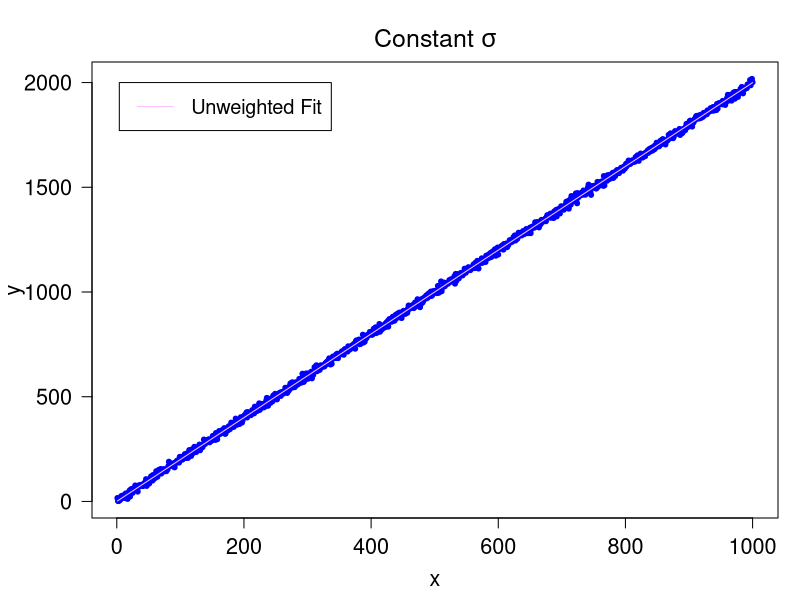
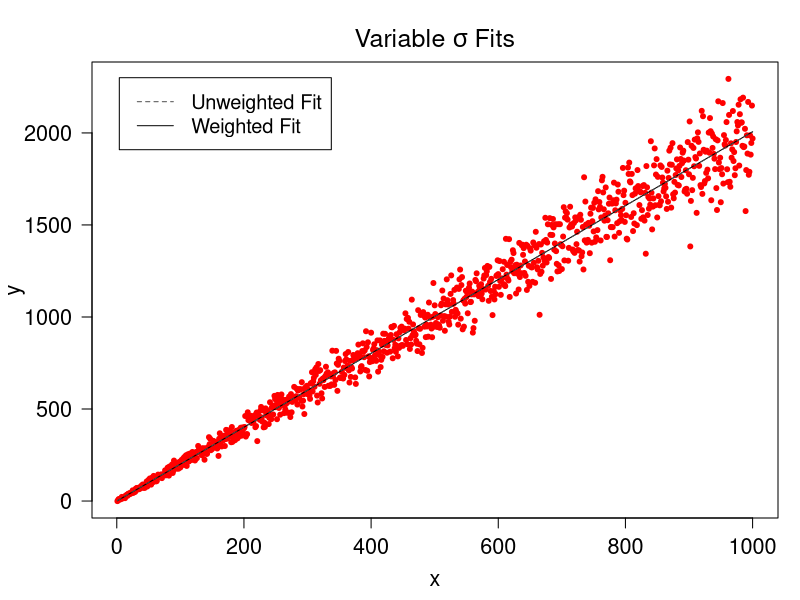
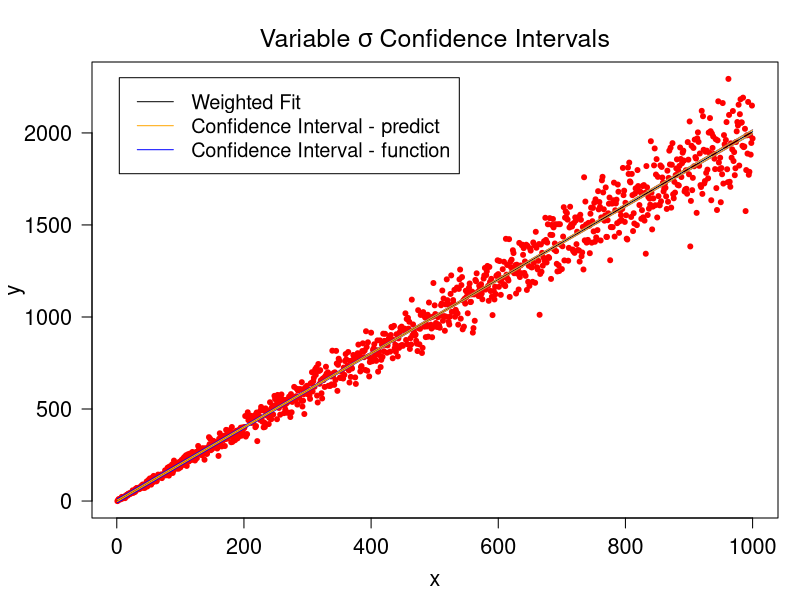
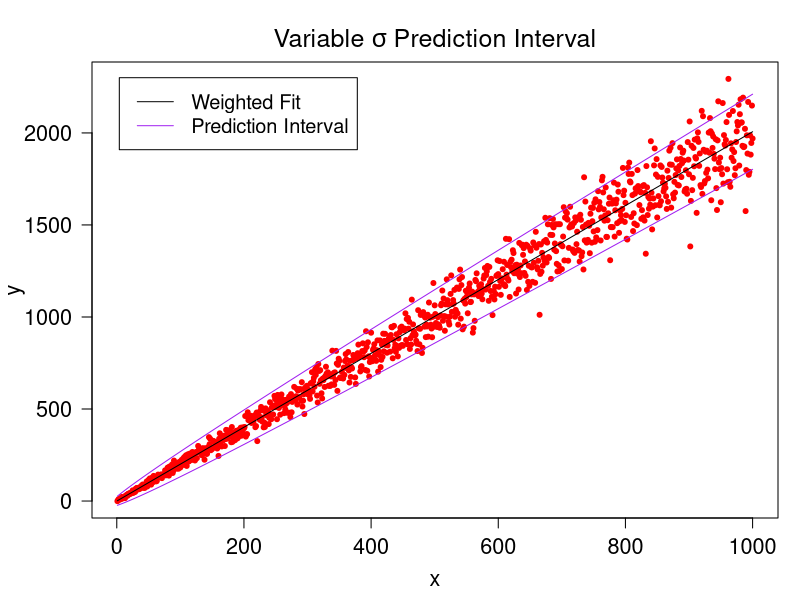
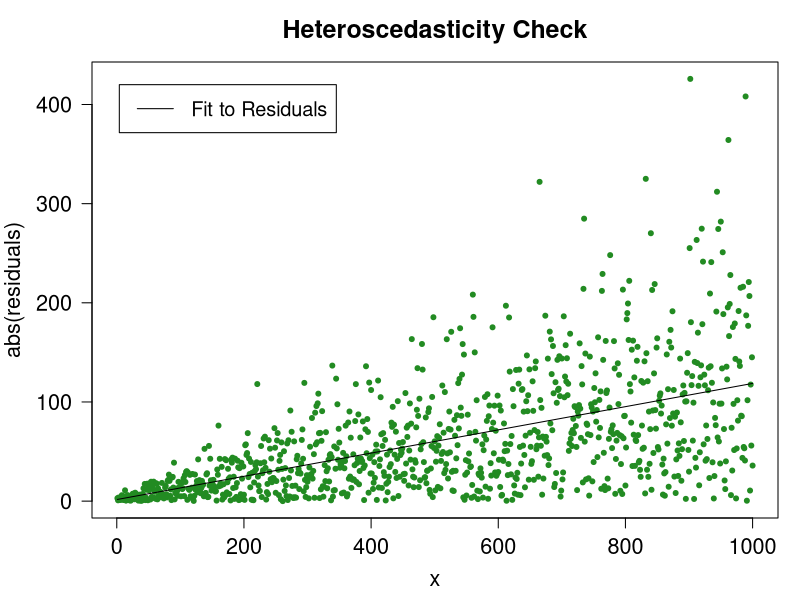

Write the R code that produced these figures, in order.
library(knitr)
library(MASS)
library(car)

set.seed(68)

m = 2
l = 1000
sig = 10
min_sig = 2
max_sig = 150
var_sig = seq(min_sig,max_sig,length.out = l)

x = seq(1,l)
y = rnorm(l,m*x,sig)
yvar = rnorm(l,m*x,var_sig)

data = data.frame(x,y)
datavar = data.frame(x,yvar)

reg = lm(y ~ x,data)
regvar = lm(yvar ~ x,datavar)

yfit = reg$coefficients[2]*x + reg$coefficients[1]
yfitvar = regvar$coefficients[2]*x + regvar$coefficients[1]

datares = data.frame(x,abs(regvar$residuals))
resreg = lm(abs(regvar$residuals) ~ x,datares)
yfitres = resreg$coefficients[2]*x + resreg$coefficients[1]
w = 1/yfitres

weightreg = lm(yvar ~ x,datavar,weights=w)
weightfit = weightreg$coefficients[2]*x + weightreg$coefficients[1]

regCI <- function(x,y,yfit,alpha) {
  n = length(y)
  
  tcrit <- qt(1-(alpha/2), n - 2)
  
  se = sqrt(sum((y - yfit)^2)/(n-2)) * sqrt(1/n + (x-mean(x))^2 / sum((x-mean(x))^2))
  
  slopeup = yfit + tcrit*se
  slopelow = yfit - tcrit*se
  
  bands = data.frame(cbind(slopelow,slopeup))
  colnames(bands) <- c('Lower Confidence Band', 'Upper Confidence Band')
  
  return(bands)
}

predconf = predict.lm(weightreg,data.frame(x),interval='confidence',weights=w)
predpred = predict.lm(weightreg,data.frame(x),interval='prediction',weights=w)

bands = regCI(x,yvar,weightfit,0.05)

########## PLOTS ##########
### constant sigma
pdf('plots/constsigma_1000.pdf',width=8,height=8)
par(cex.lab=1.3,cex.main=1.5,cex.axis=1.3,family="Helvetica",mar=c(4,4.5,3,1)+0.1)
plot(x,y,pch=20,col='blue',las=1,main='',xlab='',ylab='')
lines(x,yfit,col='plum1')
title(main=expression(paste('Constant ',sigma)),line=1.2)
title(ylab='y',line=3.4)
title(xlab='x',line=2.6)
legend(4,2000, legend="Unweighted Fit", col="plum1", lty="solid", cex=1.2)
dev.off()

### variable sigma
# fits
pdf('plots/varsigma_fits_1000.pdf',width=8,height=8)
par(cex.lab=1.3,cex.main=1.5,cex.axis=1.3,family="Helvetica",mar=c(4,4.5,3,1)+0.1)
plot(x,yvar,pch=20,col='red',las=1,main='',xlab='',ylab='')
lines(x,weightfit)
lines(x,yfitvar,col='gray30',lty='dashed')
title(main=expression(paste('Variable ',sigma,' Fits')),line=1.2)
title(ylab='y',line=3.4)
title(xlab='x',line=2.6)
legend(4,2300, legend=c("Unweighted Fit","Weighted Fit"), col=c("gray30","black"), lty=c("dashed","solid"), cex=1.2)
dev.off()

# confidence
pdf('plots/varsigma_conf_1000.pdf',width=8,height=8)
par(cex.lab=1.3,cex.main=1.5,cex.axis=1.3,family="Helvetica",mar=c(4,4.5,3,1)+0.1)
plot(x,yvar,pch=20,col='red',las=1,main='',xlab='',ylab='')
lines(x,weightfit)
lines(bands[1], col='blue')
lines(bands[2], col='blue')
lines(predconf[,3], col='orange')
lines(predconf[,2], col='orange')
title(main=expression(paste('Variable ',sigma,' Confidence Intervals')),line=1.2)
title(ylab='y',line=3.4)
title(xlab='x',line=2.6)
legend(4,2300, legend=c("Weighted Fit","Confidence Interval - predict","Confidence Interval - function"), 
       col=c("black","orange","blue"), lty=c("solid","solid","solid"), cex=1.2)
dev.off()

# prediction
pdf('plots/varsigma_pred_1000.pdf',width=8,height=8)
par(cex.lab=1.3,cex.main=1.5,cex.axis=1.3,family="Helvetica",mar=c(4,4.5,3,1)+0.1)
plot(x,yvar,pch=20,col='red',las=1,main='',xlab='',ylab='')
lines(x,weightfit)
lines(predpred[,3], col='purple')
lines(predpred[,2], col='purple')
title(main=expression(paste('Variable ',sigma,' Prediction Interval')),line=1.2)
title(ylab='y',line=3.4)
title(xlab='x',line=2.6)
legend(4,2300, legend=c("Weighted Fit","Prediction Interval"), col=c("black","purple"), lty=c("solid","solid"), cex=1.2)
dev.off()

### residuals
pdf('plots/heteroscedasticity_1000.pdf',width=8,height=8)
par(cex.lab=1.3,cex.main=1.5,cex.axis=1.3,family="Helvetica",mar=c(4,4.5,3,1)+0.1)
plot(x,abs(regvar$residuals),pch=20,col='forestgreen',las=1,main='',xlab='',ylab='')
lines(x,yfitres)
title(main='Heteroscedasticity Check',line=1.2)
title(ylab='abs(residuals)',line=3.4)
title(xlab='x',line=2.6)
legend(4,420, legend="Fit to Residuals", col="black", lty="solid", cex=1.2)
dev.off()
